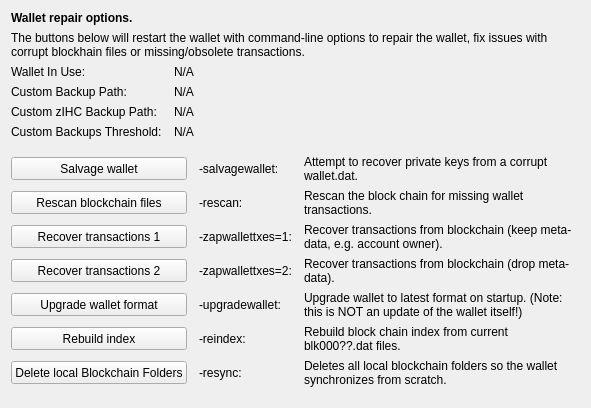
     <widget class="QWidget" name="tab_repair">
      <attribute name="title">
       <string>&amp;Wallet Repair</string>
      </attribute>
      <layout class="QGridLayout" name="gridLayout_4" columnstretch="0,0,0,0">
       <property name="horizontalSpacing">
        <number>12</number>
       </property>
       <item row="0" column="0" colspan="4">
        <widget class="QLabel" name="label_repair_header">
         <property name="font">
          <font>
           <weight>75</weight>
           <bold>true</bold>
          </font>
         </property>
         <property name="text">
          <string>Wallet repair options.</string>
         </property>
        </widget>
       </item>
       <item row="1" column="0" colspan="4">
        <widget class="QLabel" name="label_repair_helptext">
         <property name="font">
          <font>
           <weight>50</weight>
           <bold>false</bold>
          </font>
         </property>
         <property name="text">
          <string>The buttons below will restart the wallet with command-line options to repair the wallet, fix issues with corrupt blockhain files or missing/obsolete transactions.</string>
         </property>
         <property name="wordWrap">
          <bool>true</bool>
         </property>
        </widget>
       </item>
       <item row="2" column="0">
        <widget class="QLabel" name="wallet_path_label">
         <property name="text">
          <string>Wallet In Use:</string>
         </property>
        </widget>
       </item>
       <item row="2" column="1" colspan="3">
        <widget class="QLabel" name="wallet_path">
         <property name="cursor">
          <cursorShape>IBeamCursor</cursorShape>
         </property>
         <property name="text">
          <string>N/A</string>
         </property>
         <property name="textFormat">
          <enum>Qt::PlainText</enum>
         </property>
         <property name="textInteractionFlags">
          <set>Qt::LinksAccessibleByMouse|Qt::TextSelectableByKeyboard|Qt::TextSelectableByMouse</set>
         </property>
        </widget>
       </item>
       <item row="3" column="0">
        <widget class="QLabel" name="wallet_custombackuppath_label">
         <property name="text">
          <string>Custom Backup Path:</string>
         </property>
         <property name="visible">
          <bool>false</bool>
         </property>
        </widget>
       </item>
       <item row="3" column="1" colspan="3">
        <widget class="QLabel" name="wallet_custombackuppath">
         <property name="cursor">
          <cursorShape>IBeamCursor</cursorShape>
         </property>
         <property name="text">
          <string>N/A</string>
         </property>
         <property name="textFormat">
          <enum>Qt::PlainText</enum>
         </property>
         <property name="textInteractionFlags">
          <set>Qt::LinksAccessibleByMouse|Qt::TextSelectableByKeyboard|Qt::TextSelectableByMouse</set>
         </property>
         <property name="visible">
          <bool>false</bool>
         </property>
        </widget>
       </item>
       <item row="4" column="0">
        <widget class="QLabel" name="wallet_customzpivbackuppath_label">
         <property name="text">
          <string>Custom zIHC Backup Path:</string>
         </property>
         <property name="visible">
          <bool>false</bool>
         </property>
        </widget>
       </item>
       <item row="4" column="1" colspan="3">
        <widget class="QLabel" name="wallet_customzpivbackuppath">
         <property name="cursor">
          <cursorShape>IBeamCursor</cursorShape>
         </property>
         <property name="text">
          <string>N/A</string>
         </property>
         <property name="textFormat">
          <enum>Qt::PlainText</enum>
         </property>
         <property name="textInteractionFlags">
          <set>Qt::LinksAccessibleByMouse|Qt::TextSelectableByKeyboard|Qt::TextSelectableByMouse</set>
         </property>
         <property name="visible">
          <bool>false</bool>
         </property>
        </widget>
       </item>
       <item row="5" column="0">
        <widget class="QLabel" name="wallet_custombackupthreshold_label">
         <property name="text">
          <string>Custom Backups Threshold:</string>
         </property>
         <property name="visible">
          <bool>false</bool>
         </property>
        </widget>
       </item>
       <item row="5" column="1" colspan="3">
        <widget class="QLabel" name="wallet_custombackupthreshold">
         <property name="cursor">
          <cursorShape>IBeamCursor</cursorShape>
         </property>
         <property name="text">
          <string>N/A</string>
         </property>
         <property name="textFormat">
          <enum>Qt::PlainText</enum>
         </property>
         <property name="textInteractionFlags">
          <set>Qt::LinksAccessibleByMouse|Qt::TextSelectableByKeyboard|Qt::TextSelectableByMouse</set>
         </property>
         <property name="visible">
          <bool>false</bool>
         </property>
        </widget>
       </item>
       <item row="6" column="0">
        <spacer name="verticalSpacer_repair1">
         <property name="orientation">
          <enum>Qt::Vertical</enum>
         </property>
         <property name="sizeHint" stdset="0">
          <size>
           <width>10</width>
           <height>10</height>
          </size>
         </property>
        </spacer>
       </item>
       <item row="7" column="0" colspan="2">
        <widget class="QPushButton" name="btn_salvagewallet">
         <property name="minimumSize">
          <size>
           <width>100</width>
           <height>23</height>
          </size>
         </property>
         <property name="text">
          <string>Salvage wallet</string>
         </property>
        </widget>
       </item>
       <item row="7" column="2">
        <widget class="QLabel" name="label_repair_salvage_command">
         <property name="text">
          <string notr="true">-salvagewallet:</string>
         </property>
        </widget>
       </item>
       <item row="7" column="3">
        <widget class="QLabel" name="label_repair_salvage">
         <property name="text">
          <string>Attempt to recover private keys from a corrupt wallet.dat.</string>
         </property>
         <property name="wordWrap">
          <bool>true</bool>
         </property>
        </widget>
       </item>
       <item row="8" column="0" colspan="2">
        <widget class="QPushButton" name="btn_rescan">
         <property name="minimumSize">
          <size>
           <width>100</width>
           <height>23</height>
          </size>
         </property>
         <property name="text">
          <string>Rescan blockchain files</string>
         </property>
        </widget>
       </item>
       <item row="8" column="2">
        <widget class="QLabel" name="label_repair_rescan_command">
         <property name="text">
          <string notr="true">-rescan:</string>
         </property>
        </widget>
       </item>
       <item row="8" column="3">
        <widget class="QLabel" name="label_repair_rescan">
         <property name="text">
          <string>Rescan the block chain for missing wallet transactions.</string>
         </property>
         <property name="wordWrap">
          <bool>true</bool>
         </property>
        </widget>
       </item>
       <item row="9" column="0" colspan="2">
        <widget class="QPushButton" name="btn_zapwallettxes1">
         <property name="minimumSize">
          <size>
           <width>100</width>
           <height>23</height>
          </size>
         </property>
         <property name="text">
          <string>Recover transactions 1</string>
         </property>
        </widget>
       </item>
       <item row="9" column="2">
        <widget class="QLabel" name="label_repair_zap1_command">
         <property name="text">
          <string notr="true">-zapwallettxes=1:</string>
         </property>
        </widget>
       </item>
       <item row="9" column="3">
        <widget class="QLabel" name="label_repair_zap1">
         <property name="text">
          <string>Recover transactions from blockchain (keep meta-data, e.g. account owner).</string>
         </property>
         <property name="wordWrap">
          <bool>true</bool>
         </property>
        </widget>
       </item>
       <item row="10" column="0" colspan="2">
        <widget class="QPushButton" name="btn_zapwallettxes2">
         <property name="minimumSize">
          <size>
           <width>100</width>
           <height>23</height>
          </size>
         </property>
         <property name="text">
          <string>Recover transactions 2</string>
         </property>
        </widget>
       </item>
       <item row="10" column="2">
        <widget class="QLabel" name="label_repair_zap2_command">
         <property name="text">
          <string notr="true">-zapwallettxes=2:</string>
         </property>
        </widget>
       </item>
       <item row="10" column="3">
        <widget class="QLabel" name="label_repair_zap2">
         <property name="text">
          <string>Recover transactions from blockchain (drop meta-data).</string>
         </property>
         <property name="wordWrap">
          <bool>true</bool>
         </property>
        </widget>
       </item>
       <item row="11" column="0" colspan="2">
        <widget class="QPushButton" name="btn_upgradewallet">
         <property name="minimumSize">
          <size>
           <width>100</width>
           <height>23</height>
          </size>
         </property>
         <property name="text">
          <string>Upgrade wallet format</string>
         </property>
        </widget>
       </item>
       <item row="11" column="2">
        <widget class="QLabel" name="label_repair_upgrade_command">
         <property name="text">
          <string notr="true">-upgradewallet:</string>
         </property>
        </widget>
       </item>
       <item row="11" column="3">
        <widget class="QLabel" name="label_repair_upgrade">
         <property name="text">
          <string>Upgrade wallet to latest format on startup. (Note: this is NOT an update of the wallet itself!)</string>
         </property>
         <property name="wordWrap">
          <bool>true</bool>
         </property>
        </widget>
       </item>
       <item row="12" column="0" colspan="2">
        <widget class="QPushButton" name="btn_reindex">
         <property name="minimumSize">
          <size>
           <width>100</width>
           <height>23</height>
          </size>
         </property>
         <property name="text">
          <string>Rebuild index</string>
         </property>
        </widget>
       </item>
       <item row="12" column="2">
        <widget class="QLabel" name="label_repair_reindex_command">
         <property name="text">
          <string notr="true">-reindex:</string>
         </property>
        </widget>
       </item>
       <item row="12" column="3">
        <widget class="QLabel" name="label_repair_reindex">
         <property name="text">
          <string>Rebuild block chain index from current blk000??.dat files.</string>
         </property>
         <property name="wordWrap">
          <bool>true</bool>
         </property>
        </widget>
       </item>
       <item row="13" column="0" colspan="2">
        <widget class="QPushButton" name="btn_resync">
         <property name="minimumSize">
          <size>
           <width>100</width>
           <height>23</height>
          </size>
         </property>
         <property name="text">
          <string>Delete local Blockchain Folders</string>
         </property>
        </widget>
       </item>
       <item row="13" column="2">
        <widget class="QLabel" name="label_repair_resync_command">
         <property name="text">
          <string>-resync:</string>
         </property>
        </widget>
       </item>
       <item row="13" column="3">
        <widget class="QLabel" name="label_repair_resync">
         <property name="text">
          <string>Deletes all local blockchain folders so the wallet synchronizes from scratch.</string>
         </property>
         <property name="wordWrap">
          <bool>true</bool>
         </property>
        </widget>
       </item>
       <item row="14" column="0">
        <spacer name="verticalSpacer_repair2">
         <property name="orientation">
          <enum>Qt::Vertical</enum>
         </property>
         <property name="sizeHint" stdset="0">
          <size>
           <width>20</width>
           <height>10</height>
          </size>
         </property>
        </spacer>
       </item>
      </layout>
     </widget>
